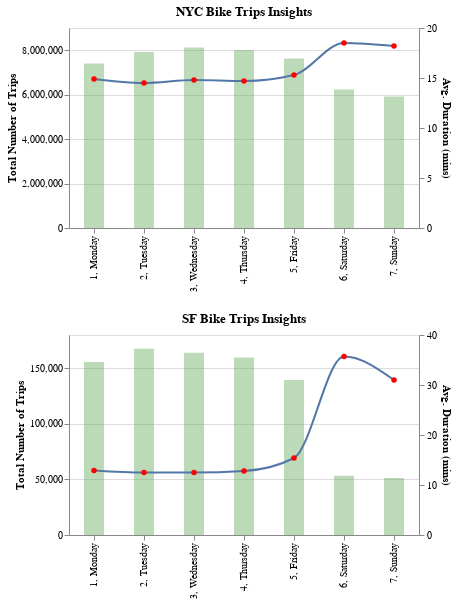

The cell this chart's notebook holds for it:
### Code cell
nyc = dataframe3[dataframe3['city']=='New York City'] #create one df for NYC
sf = dataframe3[dataframe3['city']=='San Francisco'] #create one df for SF

base_sf = alt.Chart(sf, title='SF Bike Trips Insights').encode(
    alt.X('weekday_name_full', axis=alt.Axis(title=None))
)

bar_sf = base_sf.mark_bar(opacity=0.4, color='#57A44C', size=20).transform_fold(
    fold=['total_trips'], 
    as_=['variable', 'value']
).encode(
    alt.Y('total_trips', axis=alt.Axis(title='Total Number of Trips')), tooltip=[alt.Tooltip('total_trips', title='Total Number of Trips')]
)

line_sf = base_sf.mark_line(stroke='#5276A7', interpolate='monotone', point=alt.OverlayMarkDef(color="red")).encode(
    alt.Y('avg_trip_duration_mins',axis=alt.Axis(title='Avg. Duration (mins)')),   tooltip=[alt.Tooltip('avg_trip_duration_mins', title='Avg. Duration (mins)')]
)

chart_sf = alt.layer(bar_sf, line_sf).resolve_scale(y='independent').properties(width=350, height=200)

base_nyc = alt.Chart(nyc, title='NYC Bike Trips Insights').encode(
    alt.X('weekday_name_full', axis=alt.Axis(title=None))
)

bar_nyc = base_nyc.mark_bar(opacity=0.4, color='#57A44C', size=20).encode(
    alt.Y('total_trips', axis=alt.Axis(title='Total Number of Trips')), tooltip=[alt.Tooltip('total_trips', title='Total Number of Trips')]
)

line_nyc = base_nyc.mark_line(stroke='#5276A7', interpolate='monotone', point=alt.OverlayMarkDef(color="red")).encode(
    alt.Y('avg_trip_duration_mins',axis=alt.Axis(title='Avg. Duration (mins)')),   tooltip=[alt.Tooltip('avg_trip_duration_mins', title='Avg. Duration (mins)')]
)

chart_nyc = alt.layer(bar_nyc, line_nyc).resolve_scale(y='independent').properties(width=350, height=200)

alt.vconcat(chart_nyc, chart_sf)

### Figure 1 — Vega-Lite specification as saved in the notebook (floating-point values rounded to 4 significant figures)
{"config": {"view": {"continuousWidth": 400, "continuousHeight": 300}}, "vconcat": [{"layer": [{"mark": {"type": "bar", "color": "#57A44C", "opacity": 0.4, "size": 20}, "encoding": {"tooltip": [{"field": "total_trips", "title": "Total Number of Trips", "type": "quantitative"}], "x": {"axis": {"title": null}, "field": "weekday_name_full", "type": "nominal"}, "y": {"axis": {"title": "Total Number of Trips"}, "field": "total_trips", "type": "quantitative"}}, "title": "NYC Bike Trips Insights"}, {"mark": {"type": "line", "interpolate": "monotone", "point": {"color": "red"}, "stroke": "#5276A7"}, "encoding": {"tooltip": [{"field": "avg_trip_duration_mins", "title": "Avg. Duration (mins)", "type": "quantitative"}], "x": {"axis": {"title": null}, "field": "weekday_name_full", "type": "nominal"}, "y": {"axis": {"title": "Avg. Duration (mins)"}, "field": "avg_trip_duration_mins", "type": "quantitative"}}, "title": "NYC Bike Trips Insights"}], "data": {"name": "data-55d292900a5679a3ee938f3d871c9d30"}, "height": 200, "resolve": {"scale": {"y": "independent"}}, "width": 350}, {"layer": [{"mark": {"type": "bar", "color": "#57A44C", "opacity": 0.4, "size": 20}, "encoding": {"tooltip": [{"field": "total_trips", "title": "Total Number of Trips", "type": "quantitative"}], "x": {"axis": {"title": null}, "field": "weekday_name_full", "type": "nominal"}, "y": {"axis": {"title": "Total Number of Trips"}, "field": "total_trips", "type": "quantitative"}}, "title": "SF Bike Trips Insights", "transform": [{"fold": ["total_trips"], "as": ["variable", "value"]}]}, {"mark": {"type": "line", "interpolate": "monotone", "point": {"color": "red"}, "stroke": "#5276A7"}, "encoding": {"tooltip": [{"field": "avg_trip_duration_mins", "title": "Avg. Duration (mins)", "type": "quantitative"}], "x": {"axis": {"title": null}, "field": "weekday_name_full", "type": "nominal"}, "y": {"axis": {"title": "Avg. Duration (mins)"}, "field": "avg_trip_duration_mins", "type": "quantitative"}}, "title": "SF Bike Trips Insights"}], "data": {"name": "data-e7e6987f7c77f231fb6b4280534dd41b"}, "height": 200, "resolve": {"scale": {"y": "independent"}}, "width": 350}], "$schema": "https://vega.github.io/schema/vega-lite/v4.17.0.json", "datasets": {"data-55d292900a5679a3ee938f3d871c9d30": [{"weekday_name_full": "1, Monday", "city": "New York City", "avg_trip_duration_mins": 14.9, "total_trips": 7407881}, {"weekday_name_full": "4, Thursday", "city": "New York City", "avg_trip_duration_mins": 14.7, "total_trips": 8007790}, {"weekday_name_full": "2, Tuesday", "city": "New York City", "avg_trip_duration_mins": 14.5, "total_trips": 7917309}, {"weekday_name_full": "3, Wednesday", "city": "New York City", "avg_trip_duration_mins": 14.8, "total_trips": 8127467}, {"weekday_name_full": "5, Friday", "city": "New York City", "avg_trip_duration_mins": 15.3, "total_trips": 7623992}, {"weekday_name_full": "7, Sunday", "city": "New York City", "avg_trip_duration_mins": 18.2, "total_trips": 5917501}, {"weekday_name_full": "6, Saturday", "city": "New York City", "avg_trip_duration_mins": 18.5, "total_trips": 6227284}], "data-e7e6987f7c77f231fb6b4280534dd41b": [{"weekday_name_full": "1, Monday", "city": "San Francisco", "avg_trip_duration_mins": 12.9, "total_trips": 155698}, {"weekday_name_full": "4, Thursday", "city": "San Francisco", "avg_trip_duration_mins": 12.8, "total_trips": 159737}, {"weekday_name_full": "7, Sunday", "city": "San Francisco", "avg_trip_duration_mins": 31.0, "total_trips": 51394}, {"weekday_name_full": "5, Friday", "city": "San Francisco", "avg_trip_duration_mins": 15.4, "total_trips": 139476}, {"weekday_name_full": "6, Saturday", "city": "San Francisco", "avg_trip_duration_mins": 35.7, "total_trips": 53315}, {"weekday_name_full": "3, Wednesday", "city": "San Francisco", "avg_trip_duration_mins": 12.5, "total_trips": 164010}, {"weekday_name_full": "2, Tuesday", "city": "San Francisco", "avg_trip_duration_mins": 12.5, "total_trips": 167593}]}}
